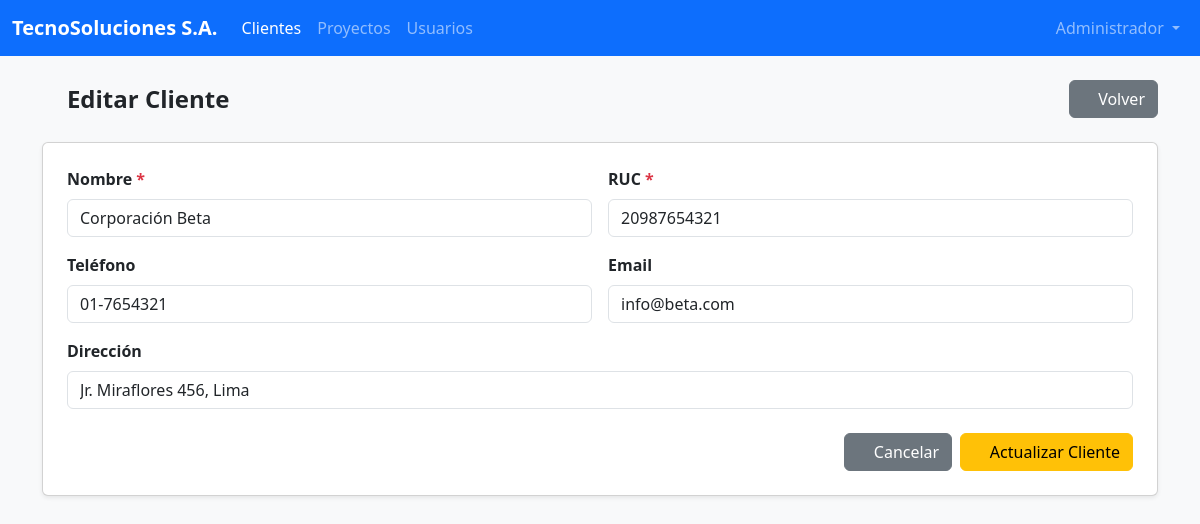
Page /index.php?controller=clientes&action=editar&id=2 (signed in) on the committed database.
### tables this page shows
CREATE TABLE CLIENTES (
    id              INT AUTO_INCREMENT PRIMARY KEY,
    nombre          VARCHAR(150)    NOT NULL,
    ruc             VARCHAR(20)     NOT NULL UNIQUE,
    telefono        VARCHAR(20),
    email           VARCHAR(150),
    direccion       VARCHAR(255),
    fecha_registro  DATE            NOT NULL DEFAULT (CURRENT_DATE)
);

### Controllers/ClientesController.php (called while the page is built, shortened)
<?php
require_once 'Models/Clientes.php';
class ClientesController
{
    private $clienteModel;
    public function __construct()
    {
        $this->clienteModel = new Clientes();
    }
    public function editar()
    {
        $id      = $_GET['id'] ?? null;
        $cliente = $this->clienteModel->obtener($id);
        require_once 'Views/Clientes/editar.php';
    }
}

### index.php (called while the page is built, shortened)
<?php
require_once 'Config/Database.php';
$controller = $_GET['controller'] ?? 'dashboard';
$action = $_GET['action'] ?? 'index';
switch ($controller) {
    case 'clientes':
        require_once 'Controllers/ClientesController.php';
        $ctrl = new ClientesController();
        break;
}
$ctrl->{$action}();

### Models/Clientes.php (called while the page is built, shortened)
<?php
require_once 'Config/Database.php';
class Clientes
{
    private $conn;
    private $table_name = "CLIENTES";
    public function __construct()
    {
        $database = new Database();
        $this->conn = $database->getConnection();
    }
    public function obtener($id)
    {
        $query = "SELECT * FROM {$this->table_name} WHERE id = :id";
        $stmt = $this->conn->prepare($query);
        $stmt->bindParam(':id', $id, PDO::PARAM_INT);
        $stmt->execute();
        return $stmt->fetch();
    }
}

### Config/Database.php (called while the page is built, shortened)
<?php
class Database
{
    private $host = "localhost";
    private $user = "root";
    private $password = "";
    private $dbname = "tecnosolucionesweb";
    public function getConnection()
    {
        $this->conn = null;
        try {
            $dsn = "mysql:host={$this->host};dbname={$this->dbname};charset=utf8mb4";
            $this->conn = new PDO($dsn, $this->user, $this->password);
            $this->conn->setAttribute(PDO::ATTR_ERRMODE, PDO::ERRMODE_EXCEPTION);
            $this->conn->setAttribute(PDO::ATTR_DEFAULT_FETCH_MODE, PDO::FETCH_ASSOC);
            $this->conn->setAttribute(PDO::ATTR_EMULATE_PREPARES, false);
        } catch (PDOException $ex) {
            error_log($ex->getMessage());
            die("Error de conexión. Contacte al administrador.");
        }
        return $this->conn;
    }
}

### Views/Clientes/editar.php (the view, shortened to what this page needs)
<!DOCTYPE html>
<html lang="es">
<head>
    <link rel="stylesheet" href="<?= APP_URL ?>/Assets/CSS/bootstrap.min.css">
</head>
<body class="bg-light">
    <nav class="navbar navbar-expand-lg navbar-dark bg-primary">
        <div class="container-fluid">
            <a class="navbar-brand fw-bold" href="<?= APP_URL ?>/index.php"><?= APP_NAME ?></a>
            <div class="collapse navbar-collapse">
                <ul class="navbar-nav me-auto">
                    <li class="nav-item">
                        <a class="nav-link active" href="<?= APP_URL ?>/index.php?controller=clientes&action=index">Clientes</a>
                    </li>
                    <li class="nav-item">
                        <a class="nav-link" href="<?= APP_URL ?>/index.php?controller=proyectos&action=index">Proyectos</a>
                    </li>
                    <?php if ($_SESSION['usuario_rol'] === 'administrador'): ?>
                        <li class="nav-item">
                            <a class="nav-link" href="<?= APP_URL ?>/index.php?controller=usuarios&action=index">Usuarios</a>
                        </li>
                    <?php endif; ?>
                </ul>
                <ul class="navbar-nav ms-auto">
                    <li class="nav-item dropdown">
                        <a class="nav-link dropdown-toggle" href="#" data-bs-toggle="dropdown">
                            <i class="fa-solid fa-user"></i> <?= $_SESSION['usuario_nombre'] ?>
                        </a>
                    </li>
                </ul>
            </div>
        </div>
    </nav>
    <div class="container py-4">
        <div class="d-flex justify-content-between align-items-center mb-4">
            <h4 class="mb-0 fw-bold"><i class="fa-solid fa-pen-to-square"></i> Editar Cliente</h4>
            <a href="<?= APP_URL ?>/index.php?controller=clientes&action=index" class="btn btn-secondary">
                <i class="fa-solid fa-arrow-left"></i> Volver
            </a>
        </div>
        <div class="card shadow-sm">
            <div class="card-body p-4">
                <form action="<?= APP_URL ?>/index.php?controller=clientes&action=actualizar" method="POST">
                    <div class="row g-3">
                        <div class="col-md-6">
                            <label class="form-label fw-semibold">Nombre <span class="text-danger">*</span></label>
                            <input type="text" class="form-control" name="nombre"
                                value="<?= htmlspecialchars($cliente['nombre']) ?>" required autofocus>
                        </div>
                        <div class="col-md-6">
                            <label class="form-label fw-semibold">RUC <span class="text-danger">*</span></label>
                            <input type="text" class="form-control" name="ruc"
                                value="<?= htmlspecialchars($cliente['ruc']) ?>" required maxlength="20">
                        </div>
                        <div class="col-md-6">
                            <label class="form-label fw-semibold">Teléfono</label>
                            <input type="text" class="form-control" name="telefono"
                                value="<?= htmlspecialchars($cliente['telefono']) ?>" maxlength="20">
                        </div>
                        <div class="col-md-6">
                            <label class="form-label fw-semibold">Email</label>
                            <input type="email" class="form-control" name="email"
                                value="<?= htmlspecialchars($cliente['email']) ?>">
                        </div>
                        <div class="col-12">
                            <label class="form-label fw-semibold">Dirección</label>
                            <input type="text" class="form-control" name="direccion"
                                value="<?= htmlspecialchars($cliente['direccion']) ?>">
                        </div>
                    </div>
                    <div class="d-flex justify-content-end gap-2 mt-4">
                        <a href="<?= APP_URL ?>/index.php?controller=clientes&action=index" class="btn btn-secondary"><i class="fa-solid fa-xmark"></i> Cancelar</a>
                        <button type="submit" class="btn btn-warning"><i class="fa-solid fa-floppy-disk"></i> Actualizar Cliente</button>
                    </div>
                </form>
            </div>
        </div>
    </div>
</body>
</html>

### rows in the picture
clientes: nombre "Corporación Beta", ruc "20987654321", telefono "01-7654321", email "info@beta.com", direccion "Jr. Miraflores 456, Lima"

### other values in the picture
APP_NAME "TecnoSoluciones S.A."
$_SESSION['usuario_nombre'] "Administrador"
